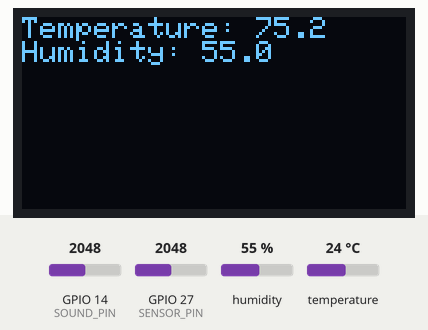
The sketch below on a simulated ESP32. Shown: 128×64 one-colour display. The test bench sets the inputs (shaded band); at power-on: humidity 55 %, temperature 24 °C, GPIO 14 (SOUND_PIN) = 2048, GPIO 27 (SENSOR_PIN) = 2048. The display library's start-up logo is not drawn; storage starts empty; what the sketch prints to the serial monitor is not drawn.

Above: at 4.2 s.
4.3 s: humidity set to 22 %
At 6.0 s:
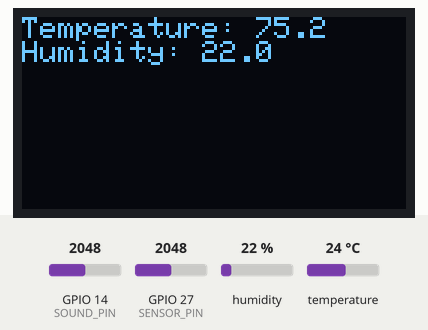
7.0 s: temperature set to 12 °C
At 8.5 s:
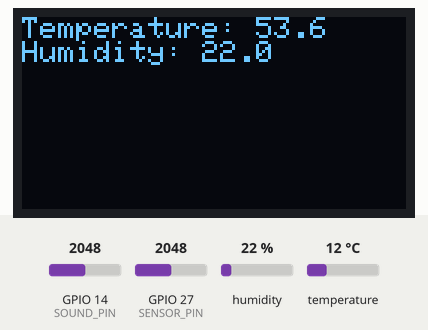
9.7 s: humidity set to 40 %
At 12.4 s:
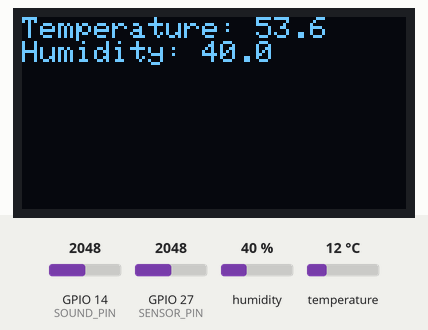
12.8 s: temperature set to 19 °C
At 14.9 s:
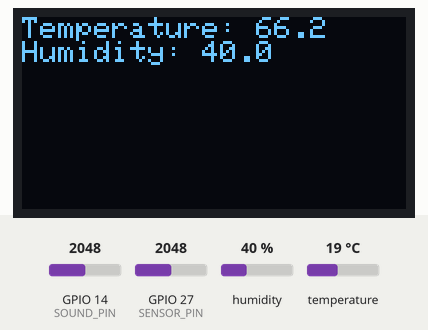
Timing chart, 0 to 16.4 s (numbered marks = the images above; inputs shaded):
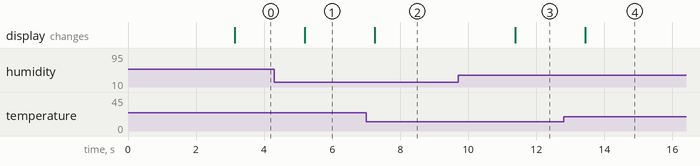

Measured:
- after the input at 4.3 s, the display: changes after 0.90 s (image 1)
- after the input at 7.0 s, the display: changes after 0.26 s (image 2)
- after the input at 9.7 s, the display: changes after 1.7 s (image 3)
- after the input at 12.8 s, the display: changes after 0.63 s (image 4)

The sketch:

SDCardLogging.ino
```cpp
#include <SD.h>
#include <SPI.h>
#include <DHT.h>
#include <Wire.h>
#include <Adafruit_GFX.h>
#include <Adafruit_SSD1306.h>

#define SCREEN_WIDTH 128
#define SCREEN_HEIGHT 64

#define OLED_RESET 4

Adafruit_SSD1306 display(SCREEN_WIDTH, SCREEN_HEIGHT, &Wire, OLED_RESET);

static const unsigned char PROGMEM logo_bmp[] =
{0xFF, 0xFF, 0xFF, 0xFF, 0xFF, 0xFF, 0xFF, 0xFF, 0xFF, 0xFF, 0xFF, 0xFF, 0xFF, 0xFF, 0xFF, 0xFF,
  0xFF, 0xFF, 0xFF, 0xFF, 0xFF, 0xFF, 0xFF, 0xFF, 0xFF, 0xFF, 0xFF, 0xFF, 0xFF, 0xFF, 0xFF, 0xFF,
};


DHT dht(26, DHT11); //This is for the temp/humidity sensor
const int CS_PIN = 5; //This is for the SD card
const int SENSOR_PIN = 27; // This if for the light sensor
const int SOUND_PIN = 14;

File myFile;
const char* fileName = "/test.txt"; // File name

void setup() {
  display.begin(SSD1306_SWITCHCAPVCC, 0x3C);
  display.display();
  delay(2000);

  Serial.begin(115200);
  while(!Serial){}; // Wait for serial port to connect

  dht.begin();
  delay(1000);
  initializeCard();

  if(SD.exists(fileName)){
    Serial.println("\nFile exists. Will append to it.\n");
  } else {
    writeHeader(); // Only write header if file does not exist
  }
}

void initializeCard() {
  Serial.print("Beginning initialization of SD card: ");
   while(true) {
    if (SD.begin(CS_PIN)) {
      Serial.println("Initialization done.");
      break; // Exit the loop once the SD card initializes successfully
    } else {
      Serial.println("Initialization failed, retrying...");
      delay(1000); // Wait for a bit before retrying
    }
  }
}

void writeHeader() {
  myFile = SD.open(fileName, FILE_WRITE);
  if(myFile) {
    Serial.println("Writing header to " + String(fileName) + ": ");
    myFile.println("Light  Sound  Temp  Humidity");
    myFile.close();
  } else {
    Serial.println("Error opening " + String(fileName));
  }
}

void writeData() {
  int light = analogRead(SENSOR_PIN);
  float temp = dht.readTemperature(true);
  float humidity = dht.readHumidity();
  int sound = analogRead(SOUND_PIN);

  display.clearDisplay();
  display.setTextSize(1);
  display.setTextColor(SSD1306_WHITE);
  display.setCursor(0, 0);
  display.print("Temperature: ");
  display.println(temp, 1); // Print temperature with one decimal place
  display.print("Humidity: ");
  display.println(humidity, 1); // Print humidity with one decimal place
  display.display();

  myFile = SD.open(fileName, FILE_WRITE);
  if(myFile) {
    myFile.seek(myFile.size());
    myFile.println(String(light) + "    " + String(sound) + "    " + temp + "    " + humidity); // Simplify to one line
    myFile.close();
    Serial.println(String(light) + "    " + String(sound) + "    " + temp + "    " + humidity);
  } else {
    Serial.println("Error opening " + String(fileName));
  }
}

void loop() {
  writeData();
  delay(2000);
}
```
